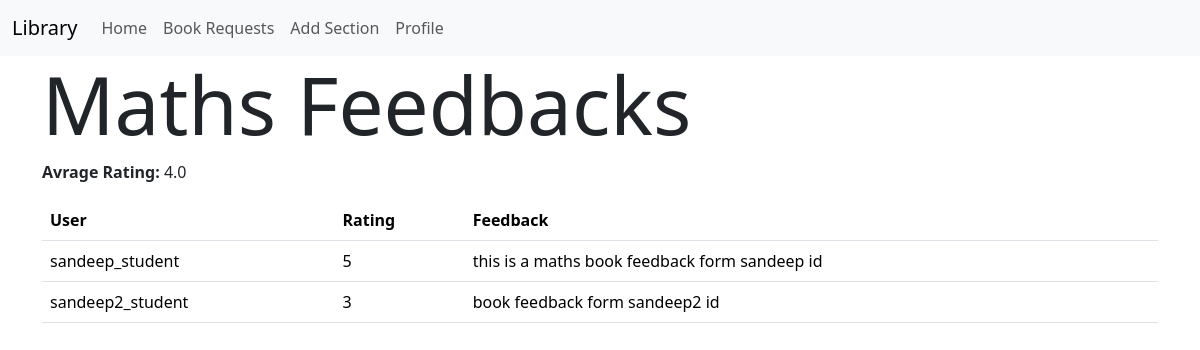
Before: /book/2/see_feedback (signed in) with the older database file.
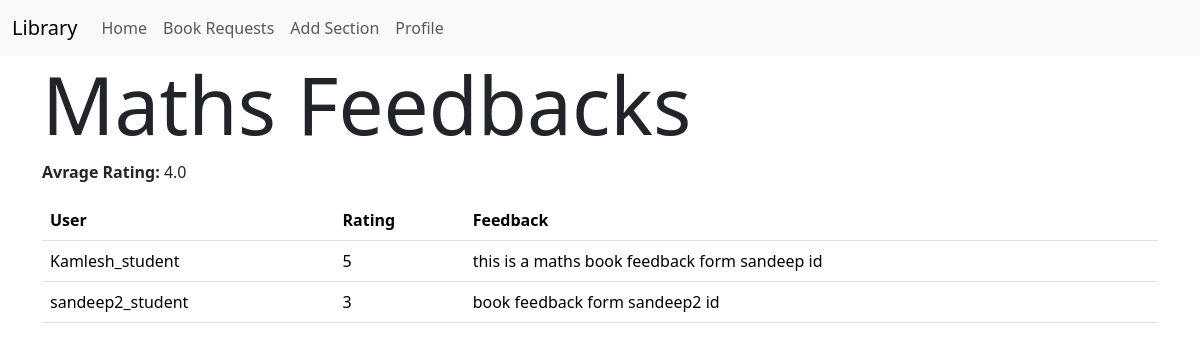
After: the same page with the newer database file.
### models.py (models this page shows)
class Feedback(db.Model):
    id = db.Column(db.Integer, primary_key=True)
    user_id = db.Column(db.Integer, db.ForeignKey('user.id'), nullable=False)
    book_id = db.Column(db.Integer, db.ForeignKey('book.id'), nullable=False)
    rating = db.Column(db.Integer,CheckConstraint('rating >= 0 AND rating <= 5'))
    feedback = db.Column(db.Text)
    user = db.relationship('User', backref=db.backref('feedback', lazy=True))
    book = db.relationship('Book', backref=db.backref('feedback', lazy=True))

class User(db.Model):
    id = db.Column(db.Integer, primary_key=True)#
    username = db.Column(db.String(32), unique=True, nullable=False)#
    passhash = db.Column(db.String(256), nullable=False)#
    name = db.Column(db.String(64), nullable=False)#
    is_librarian = db.Column(db.Boolean, nullable=False, default=False)#

### routes.py (the view)
@app.route('/book/<int:id>/see_feedback')
@librarian_required
def see_feedback(id):
    user = User.query.get(session['user_id'])
    book = Book.query.get(id)
    if not book:
        flash('Book does not exist')
        return redirect(url_for('librarian'))
    feedbacks = Feedback.query.filter_by(book_id=id).all()
    return render_template('showfeedback.html',user=user,book=book,feedbacks=feedbacks)

### routes.py (called while the page is built)
def librarian_required(func):
    @wraps(func)
    def inner(*args, **kwargs):
        if 'user_id' not in session:
            flash('Please login to continue')
            return redirect(url_for('login'))
        user = User.query.get(session['user_id'])
        if not user.is_librarian:
            flash('You are not authorized to access this page')
            return redirect(url_for('index'))
        return func(*args, **kwargs)
    return inner

### templates/showfeedback.html (shortened to what this page needs)
{% extends 'layout.html' %}
{% block content %}
<h1 class="display-1">{{ book.name }} Feedbacks</h1>
{% if feedbacks %}
<p><b>Avrage Rating: </b> {{book.book_rating}}</p>
<table class="table">
    <thead>
        <tr>
            <th>User</th>
            <th>Rating</th>
            <th>Feedback</th>
        </tr>
    </thead>
    <tbody>
        {% for feedback in feedbacks %}
        <tr>
            <td>{{ feedback.user.username }}</td>
            <td>{{ feedback.rating }}</td>
            <td>{{ feedback.feedback }}</td>
        </tr>
        {% endfor %}
    </tbody>
</table>
{% else %}
<p>No Feedback Available.</p>
{% endif %}
{% endblock %}

Changed rows visible on the page:
changed through a linked row, Feedback "this is a maths book feedback form sandeep id": user.username "sandeep_student" → "Kamlesh_student"
